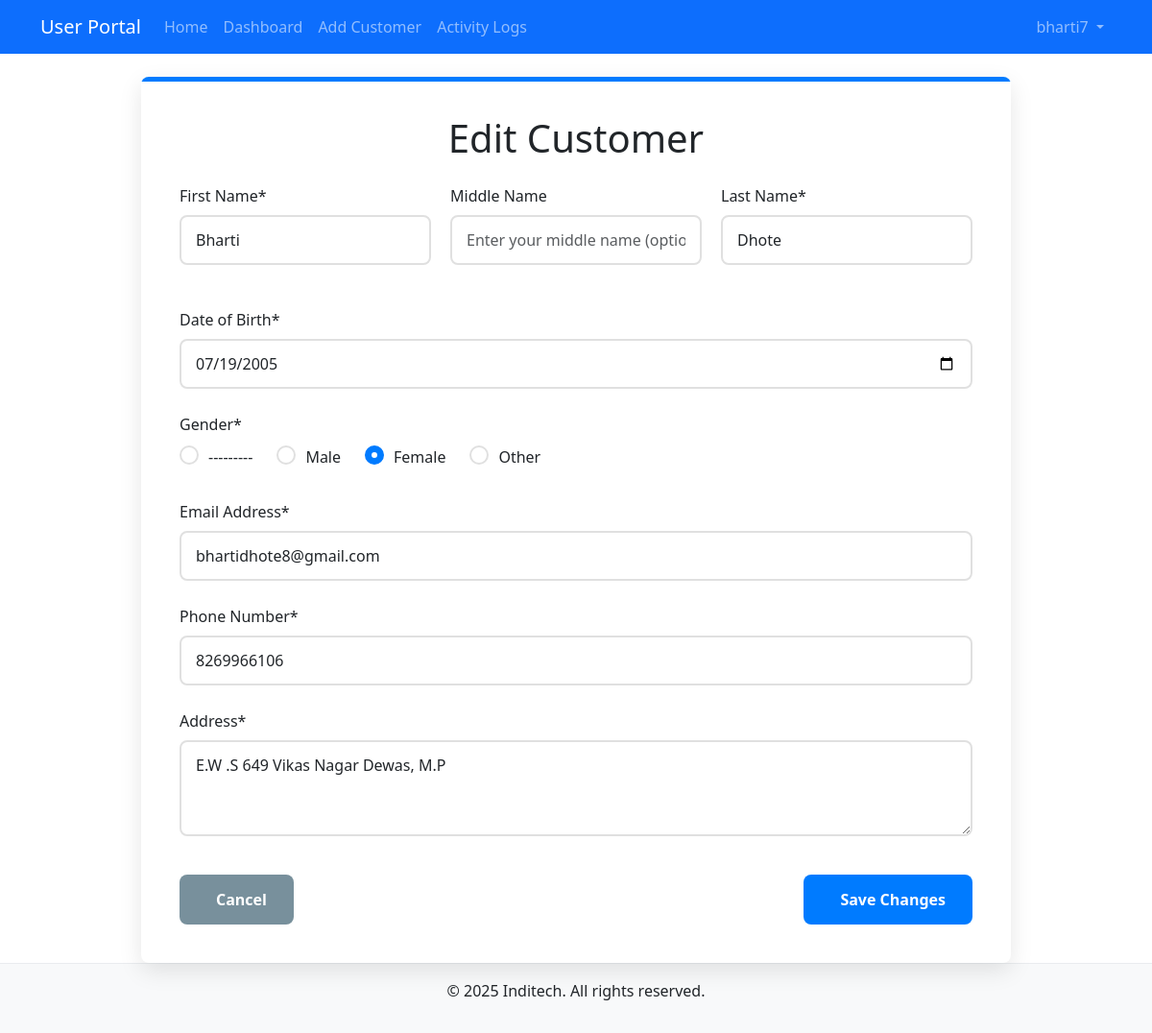
Page /portal/customer/7/edit/ (signed in) on the committed database.
### customer_portal/models.py (models this page shows, shortened)
class Customer(models.Model):
    GENDER_CHOICES = (
        ('male', 'Male'),
        ('female', 'Female'),
        ('other', 'Other'),
    )
    first_name = models.CharField(max_length=50)
    middle_name = models.CharField(max_length=50, blank=True, null=True)
    last_name = models.CharField(max_length=50)
    gender = models.CharField(max_length=10, choices=GENDER_CHOICES)
    date_of_birth = models.DateField()
    email = models.EmailField()
    phone = models.CharField(max_length=20)
    address = models.TextField()
    created_by = models.ForeignKey(User, on_delete=models.CASCADE, related_name='customers')
    created_at = models.DateTimeField(auto_now_add=True)
    updated_at = models.DateTimeField(auto_now=True)
    pdf_file = models.FileField(upload_to='pdfs/', blank=True, null=True)

### customer_portal/views.py (the view)
# urls.py: path('customer/<int:pk>/edit/', views.edit_customer, name='edit_customer'),
@login_required
def edit_customer(request, pk):
    customer = get_object_or_404(Customer, pk=pk, created_by=request.user)
    if request.method == 'POST':
        form = CustomerForm(request.POST, instance=customer)
        if form.is_valid():
            updated_customer = form.save()
            pdf_path = generate_pdf(updated_customer)
            if pdf_path:
                updated_customer.pdf_file = os.path.relpath(pdf_path, settings.MEDIA_ROOT)
                updated_customer.save()
            log_admin_action(request.user, 'edit', f"Edited customer: {updated_customer.get_full_name()}")
            send_webhook_notification(request.user, 'customer_updated', updated_customer)
            messages.success(request, f"Customer {updated_customer.get_full_name()} updated successfully!")
            return redirect('customer_detail', pk=updated_customer.id)
    else:
        form = CustomerForm(instance=customer)
    return render(request, 'customer_portal/edit_customer.html', {
        'form': form,
        'customer': customer
    })

### customer_portal/forms.py (shortened to what this page needs)
class CustomerForm(forms.ModelForm):
    date_of_birth = forms.DateField(
        widget=forms.DateInput(attrs={'type': 'date', 'class': 'form-control'}),
        help_text='Format: YYYY-MM-DD'
    )
    class Meta:
        model = Customer
        fields = ['first_name', 'middle_name', 'last_name', 'gender', 'email', 'phone', 'date_of_birth', 'address']
        widgets = {
            'first_name': forms.TextInput(attrs={'class': 'form-control', 'placeholder': 'Enter your first name'}),
            'middle_name': forms.TextInput(attrs={'class': 'form-control', 'placeholder': 'Enter your middle name (optional)'}),
            'last_name': forms.TextInput(attrs={'class': 'form-control', 'placeholder': 'Enter your last name'}),
            'gender': forms.RadioSelect(attrs={'class': 'form-check-input'}),
            'email': forms.EmailInput(attrs={'class': 'form-control', 'placeholder': 'Enter your email address'}),
            'phone': forms.TextInput(attrs={'class': 'form-control', 'placeholder': 'Enter your phone number'}),
            'address': forms.Textarea(attrs={'class': 'form-control', 'placeholder': 'Enter your full address', 'rows': 3}),
        }

### customer_portal/context_processors.py (called while the page is built)
def company_info(request):
    return {
        'company_name': settings.COMPANY_NAME,
        'portal_name': settings.PORTAL_NAME,
    }

### templates/customer_portal/edit_customer.html (shortened to what this page needs)
{% extends 'base.html' %}
{% load static %}
{% block extra_css %}
<link rel="stylesheet" href="{% static 'css/multi-step-form.css' %}">
{% endblock %}
{% block content %}
<div class="container">
    <div class="row justify-content-center">
        <div class="col-md-10">
            <div class="form-container">
                <h1 class="text-center mb-4">Edit Customer</h1>
                <form method="post">
                    <div class="form-row">
                        <div class="form-group">
                            <label for="id_first_name">First Name*</label>
                            {{ form.first_name }}
                        </div>
                        <div class="form-group">
                            <label for="id_middle_name">Middle Name</label>
                            {{ form.middle_name }}
                        </div>
                        <div class="form-group">
                            <label for="id_last_name">Last Name*</label>
                            {{ form.last_name }}
                        </div>
                    </div>
                    <div class="form-group">
                        <label for="id_date_of_birth">Date of Birth*</label>
                        {{ form.date_of_birth }}
                    </div>
                    <div class="form-group">
                        <label>Gender*</label>
                        <div class="radio-group">
                            {% for radio in form.gender %}
                            <label class="radio-label">
                                <span class="radio-custom"></span>
                                {{ radio.choice_label }}
                            </label>
                            {% endfor %}
                        </div>
                    </div>
                    <div class="form-group">
                        <label for="id_email">Email Address*</label>
                        {{ form.email }}
                    </div>
                    <div class="form-group">
                        <label for="id_phone">Phone Number*</label>
                        {{ form.phone }}
                    </div>
                    <div class="form-group">
                        <label for="id_address">Address*</label>
                        {{ form.address }}
                    </div>
                    <div class="form-buttons">
                        <a href="{% url 'customer_detail' customer.id %}" class="btn btn-back">
                             Cancel
                        </a>
                        <button type="submit" class="btn btn-submit">
                             Save Changes
                        </button>
                    </div>
                </form>
            </div>
        </div>
    </div>
</div>
{% endblock %}

### templates/base.html (shortened to what this page needs)
<!DOCTYPE html>
<html lang="en">
<head>
    <link href="https://cdn.jsdelivr.net/npm/bootstrap@5.3.0-alpha1/dist/css/bootstrap.min.css" rel="stylesheet">
    {% load static %}
    {% block extra_css %}{% endblock %}
</head>
<body>
    <nav class="navbar navbar-expand-lg navbar-dark bg-primary fixed-top">
        <div class="container">
            <a class="navbar-brand" href="{% url 'home' %}">{{ portal_name }}</a>
            <div class="collapse navbar-collapse" id="navbarNav">
                <ul class="navbar-nav me-auto">
                    <li class="nav-item">
                        <a class="nav-link" href="{% url 'home' %}">Home</a>
                    </li>
                    {% if user.is_authenticated %}
                    <li class="nav-item">
                        <a class="nav-link" href="{% url 'dashboard' %}">Dashboard</a>
                    </li>
                    <li class="nav-item">
                        <a class="nav-link" href="{% url 'add_customer' %}">Add Customer</a>
                    </li>
                    <li class="nav-item">
                        <a class="nav-link" href="{% url 'admin_logs' %}">Activity Logs</a>
                    </li>
                    {% endif %}
                </ul>
                <ul class="navbar-nav">
                    {% if user.is_authenticated %}
                    <li class="nav-item dropdown">
                        <a class="nav-link dropdown-toggle" href="#" id="navbarDropdown" role="button" data-bs-toggle="dropdown">
                            {{ user.username|default:user.email }}
                        </a>
                    </li>
                    {% endif %}
                </ul>
            </div>
        </div>
    </nav>
    <div class="content">
        <div class="container mt-4">
            {% block content %}{% endblock %}
        </div>
    </div>
    <footer class="footer">
        <div class="container text-center">
            <p>&copy; {% now "Y" %} {{ company_name }}. All rights reserved.</p>
        </div>
    </footer>
</body>
</html>

### static/css/multi-step-form.css (style rules this page uses)
:root { --primary-color: #007bff; --primary-light: #007bff; --primary-dark: #007bff; --accent-color: #007bff; --text-color: #333333; --secondary-color: #007bff; --light-bg: #f1f1f2; --error-color: #f44336; --success-color: #007bff; --border-radius: 8px; --box-shadow: 0 8px 25px rgba(0, 0, 0, 0.1); --transition: all 0.3s cubic-bezier(0.25, 0.8, 0.25, 1); }
.form-container { background-color: white; border-radius: var(--border-radius); box-shadow: var(--box-shadow); padding: 40px; position: relative; overflow: hidden; }
.form-container::before { content: ""; position: absolute; top: 0; left: 0; width: 100%; height: 5px; background: linear-gradient(to right, var(--primary-color), var(--secondary-color)); }
.form-group { margin-bottom: 25px; }
.form-row { display: flex; gap: 20px; margin-bottom: 15px; }
.form-group label { display: block; margin-bottom: 8px; font-weight: 500; }
.form-control { width: 100%; padding: 12px 15px; border: 2px solid #e0e0e0; border-radius: var(--border-radius); font-size: 16px; transition: var(--transition); }
.radio-group { display: flex; flex-wrap: wrap; gap: 25px; margin-top: 10px; }
.radio-label { display: inline-flex; align-items: center; cursor: pointer; margin-bottom: 0; position: relative; padding-left: 30px; font-weight: 400; }
.radio-custom { position: absolute; top: 0; left: 0; height: 20px; width: 20px; background-color: #fff; border: 2px solid #e0e0e0; border-radius: 50%; transition: var(--transition); }
.radio-label input:checked ~ .radio-custom { background-color: var(--primary-color); border-color: var(--primary-color); }
.radio-custom:after { content: ""; position: absolute; display: none; top: 5px; left: 5px; width: 6px; height: 6px; border-radius: 50%; background: white; }
.radio-label input:checked ~ .radio-custom:after { display: block; }
.form-buttons { display: flex; justify-content: space-between; margin-top: 40px; }
.btn { padding: 14px 28px; border: none; border-radius: var(--border-radius); font-size: 16px; font-weight: 600; cursor: pointer; transition: var(--transition); display: inline-flex; align-items: center; gap: 10px; }
.btn-next, .btn-submit { background-color: var(--primary-color); color: white; margin-left: auto; }
.btn-back { background-color: #78909c; color: white; }

### templates/base.html (style rules this page uses)
body { padding-top: 56px; min-height: 100vh; display: flex; flex-direction: column; }
.content { flex: 1; }
.footer { margin-top: auto; padding: 1rem 0; background-color: #f8f9fa; border-top: 1px solid #e9ecef; }

### rows in the picture
Customer: first_name "Bharti", last_name "Dhote", date_of_birth "07/19/2005", email "bhartidhote8@gmail.com", phone "8269966106", address "E.W .S 649 Vikas Nagar Dewas, M.P"

### other values in the picture
{{ portal_name }} "User Portal"
{{ user.username|default:user.email }} "bharti7"
{{ radio.choice_label }} "---------" "Male" "Female" "Other"
{{ company_name }} "Inditech"
